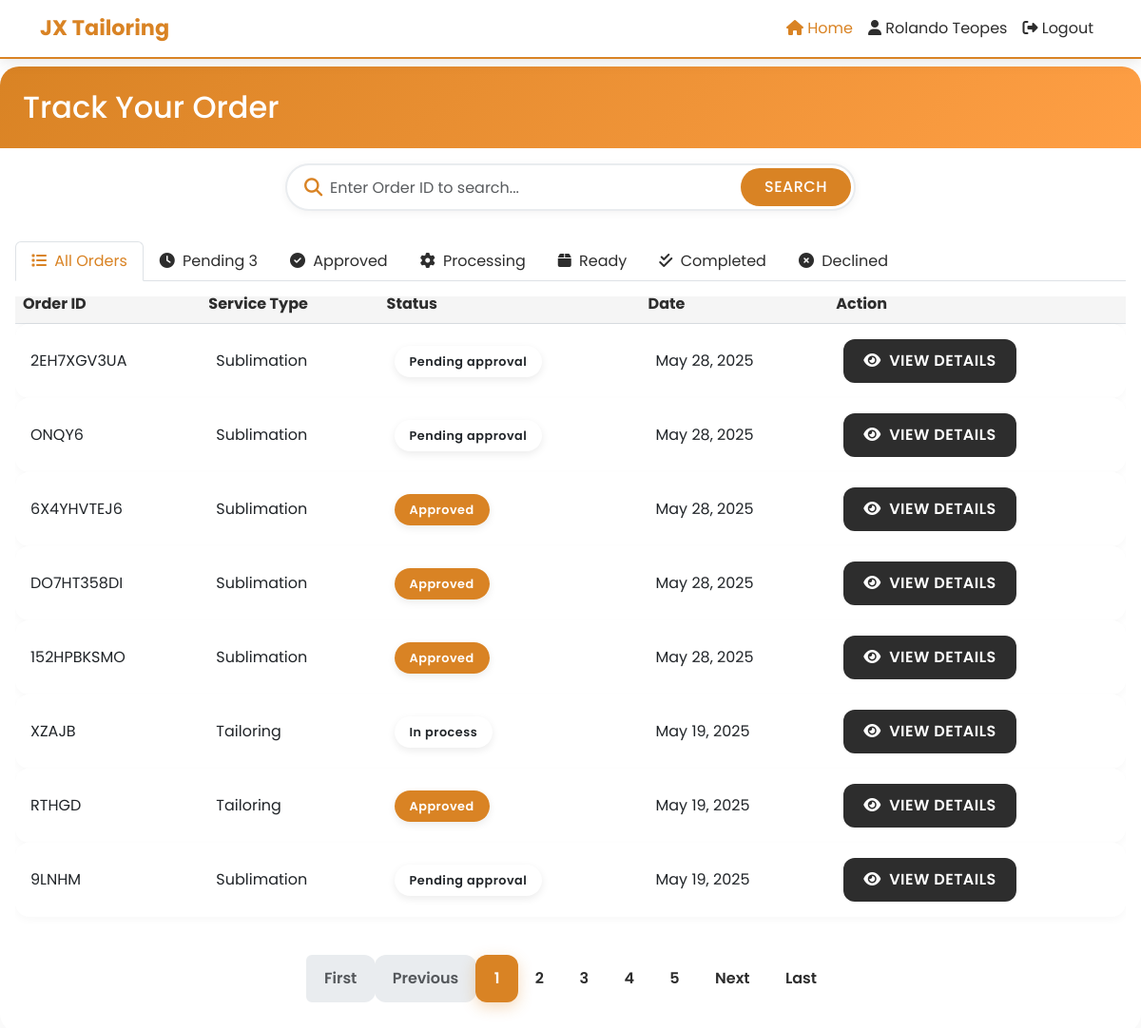
The app's page /customer/track_order.php (signed in), older data.
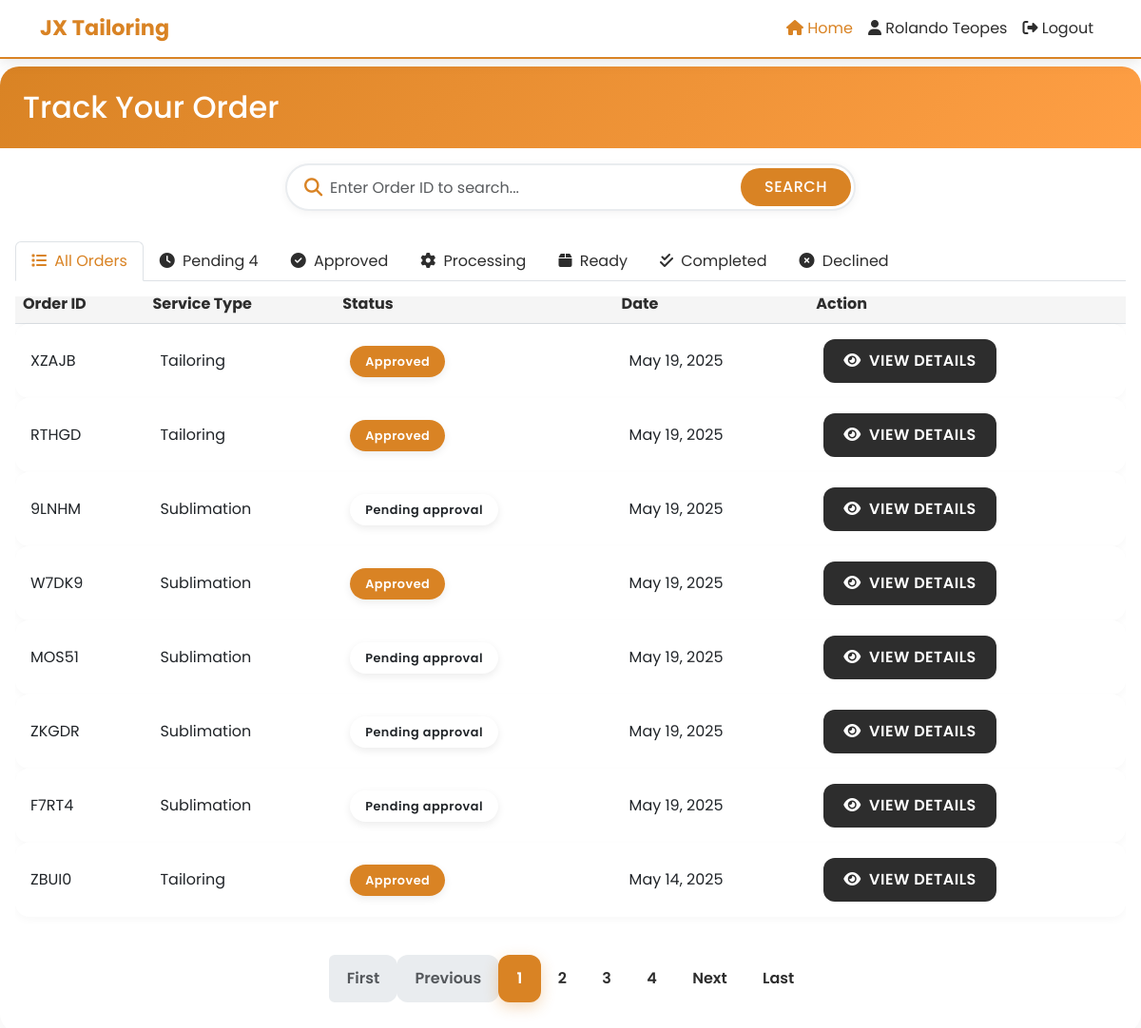
The same page, newer data.
### tables this page shows
CREATE TABLE `orders` (
  `order_id` varchar(10) NOT NULL,
  `customer_id` int(11) NOT NULL,
  `order_type` enum('tailoring','sublimation') NOT NULL,
  `total_amount` decimal(10,2) NOT NULL,
  `downpayment_amount` decimal(10,2) NOT NULL,
  `payment_method` enum('cash','gcash') NOT NULL,
  `payment_status` enum('pending','downpayment_paid','fully_paid') DEFAULT 'pending',
  `order_status` enum('pending_approval','declined','approved','forward_to_sublimator','in_process','printing_done','ready_for_pickup','completed') DEFAULT 'pending_approval',
  `staff_id` int(11) DEFAULT NULL,
  `manager_id` int(11) DEFAULT NULL,
  `notes` text DEFAULT NULL,
  `created_at` timestamp NOT NULL DEFAULT current_timestamp(),
  `updated_at` timestamp NOT NULL DEFAULT current_timestamp() ON UPDATE current_timestamp(),
  `screenshot_path` varchar(255) DEFAULT NULL,
  `status_history` text DEFAULT NULL
);

### customer/track_order.php (the view, shortened to what the changed rows need)
<?php
$customer_id = $_SESSION['customer_id'];
include '../db.php';
$search_query = "";
$where_clause = "o.customer_id = ?";
$records_per_page = 8;
$page = isset($_GET['page']) ? (int)$_GET['page'] : 1;
$offset = ($page - 1) * $records_per_page;
$query = "SELECT o.order_id, o.order_type, o.total_amount, o.downpayment_amount,
                 o.payment_method, o.payment_status, o.order_status, o.created_at, o.updated_at,
                 CASE
                    WHEN o.order_type = 'sublimation' THEN s.completion_date
                    WHEN o.order_type = 'tailoring' THEN t.completion_date
                    ELSE DATE_ADD(o.created_at, INTERVAL 7 DAY)
                 END AS completion_date,
                 o.notes,
                 s.template_id, s.custom_design, s.printing_type, s.size, s.color, s.instructions,
                 CASE
                    WHEN o.order_type = 'sublimation' THEN COUNT(sp.player_id)
                    ELSE 1
                 END AS quantity
          FROM orders o
          LEFT JOIN sublimation_orders s ON o.order_id = s.order_id AND o.order_type = 'sublimation'
          LEFT JOIN tailoring_orders t ON o.order_id = t.order_id AND o.order_type = 'tailoring'
          LEFT JOIN sublimation_players sp ON s.sublimation_id = sp.sublimation_id
          WHERE $where_clause
          GROUP BY o.order_id
          ORDER BY o.created_at DESC LIMIT ? OFFSET ?";
$stmt = mysqli_prepare($conn, $query);
mysqli_stmt_bind_param($stmt, "iii", $customer_id, $records_per_page, $offset);
mysqli_stmt_execute($stmt);
$result = mysqli_stmt_get_result($stmt);
$count_query = "SELECT COUNT(*) as total FROM orders o WHERE $where_clause";
$count_stmt = mysqli_prepare($conn, $count_query);
mysqli_stmt_bind_param($count_stmt, "i", $customer_id);
mysqli_stmt_execute($count_stmt);
$count_result = mysqli_stmt_get_result($count_stmt);
$total_records = mysqli_fetch_assoc($count_result)['total'];
$total_pages = ceil($total_records / $records_per_page);
function getPaginatedOrders($orders, $page = 1, $per_page = 8) {
    $total_records = count($orders);
    $total_pages = ceil($total_records / $per_page);
    $page = max(1, min($page, $total_pages));
    $offset = ($page - 1) * $per_page;
    return [
        'data' => array_slice($orders, $offset, $per_page),
        'total_pages' => $total_pages,
        'current_page' => $page
    ];
}
?>
<!DOCTYPE html>
<html lang="en">
<head>
    <link href="https://cdn.jsdelivr.net/npm/bootstrap@5.3.0-alpha1/dist/css/bootstrap.min.css" rel="stylesheet">
    <link rel="stylesheet" href="https://cdnjs.cloudflare.com/ajax/libs/font-awesome/6.4.0/css/all.min.css">
</head>
<body>
<div class="orders-container">
    <div class="card">
        <div class="card-header">
            <h2 class="mb-0">Track Your Order</h2>
        </div>
        <div class="card-body">
            <ul class="nav nav-tabs status-tabs mb-3" id="orderTabs" role="tablist">
                <li class="nav-item" role="presentation">
                    <button class="nav-link" id="pending-tab" data-bs-toggle="tab" data-bs-target="#pending" type="button" role="tab" aria-controls="pending" aria-selected="false">
                        <i class="fas fa-clock me-1"></i> <span class="tab-text">Pending</span>
                        <?php
                        $pending_count = 0;
                        mysqli_data_seek($result, 0);
                        while ($row = mysqli_fetch_assoc($result)) {
                            if ($row['order_status'] == 'pending_approval') $pending_count++;
                        }
                        if ($pending_count > 0): ?>
                        <span class="status-badge"><?= $pending_count ?></span>
                        <?php endif; ?>
                    </button>
                </li>
            </ul>
            <div class="tab-content" id="orderTabsContent">
                <div class="tab-pane fade show active" id="all" role="tabpanel" aria-labelledby="all-tab">
                    <?php
                    mysqli_data_seek($result, 0);
                    $has_orders = mysqli_num_rows($result) > 0;
                    if ($has_orders): ?>
                        <div class="table-responsive">
                            <table class="table table-hover">
                                <thead>
                                    <tr>
                                        <th>Order ID</th>
                                        <th>Service Type</th>
                                        <th>Status</th>
                                        <th>Date</th>
                                        <th>Action</th>
                                    </tr>
                                </thead>
                                <tbody>
                                    <?php while ($row = mysqli_fetch_assoc($result)) : ?>
                                        <tr>
                                            <td><?= htmlspecialchars($row['order_id']) ?></td>
                                            <td><?= htmlspecialchars(ucfirst($row['order_type'])) ?></td>
                                            <td>
                                                <span class="status-pill status-<?= str_replace('_', '-', $row['order_status']) ?>">
                                                    <?= htmlspecialchars(str_replace('_', ' ', ucwords($row['order_status']))) ?>
                                                </span>
                                            </td>
                                            <td><?= date('M j, Y', strtotime($row['created_at'])) ?></td>
                                            <td>
                                                <div class="d-flex gap-2">
                                                    <a href="view_order.php?id=<?= htmlspecialchars($row['order_id']) ?>" class="btn view-btn">
                                                        <i class="fas fa-eye me-1"></i> View Details
                                                    </a>
                                                </div>
                                            </td>
                                        </tr>
                                    <?php endwhile; ?>
                                </tbody>
                            </table>
                        </div>
                    <?php endif; ?>
                </div>
            </div>
            <div class="mt-4">
                <nav aria-label="Page navigation">
                    <ul class="pagination justify-content-center">
                        <?php for ($i = 1; $i <= $total_pages; $i++): ?>
                            <li class="page-item <?= $i == $page ? 'active' : '' ?>">
                                <a class="page-link" href="?page=<?= $i ?>&search=<?= urlencode($search_query) ?>"><?= $i ?></a>
                            </li>
                        <?php endfor; ?>
                    </ul>
                </nav>
            </div>
        </div>
    </div>
</div>
</body>
</html>

Row changes from the older to the newer data that the page shows:
removed orders: order_id "2EH7XGV3UA", order_type "Sublimation", order_status "Pending approval", created_at "May 28, 2025"
removed orders: order_id "ONQY6", order_type "Sublimation", order_status "Pending approval", created_at "May 28, 2025"
removed orders: order_id "6X4YHVTEJ6", order_type "Sublimation", order_status "Approved", created_at "May 28, 2025"
removed orders: order_id "DO7HT358DI", order_type "Sublimation", order_status "Approved", created_at "May 28, 2025"
removed orders: order_id "152HPBKSMO", order_type "Sublimation", order_status "Approved", created_at "May 28, 2025"
changed orders "XZAJB": order_status "In process" → "Approved"
now on this page (row unchanged): orders: order_id "W7DK9", order_type "Sublimation", order_status "Approved", created_at "May 19, 2025"
now on this page (row unchanged): orders: order_id "MOS51", order_type "Sublimation", order_status "Pending approval", created_at "May 19, 2025"
now on this page (row unchanged): orders: order_id "ZKGDR", order_type "Sublimation", order_status "Pending approval", created_at "May 19, 2025"
now on this page (row unchanged): orders: order_id "F7RT4", order_type "Sublimation", order_status "Pending approval", created_at "May 19, 2025"
now on this page (row unchanged): orders: order_id "ZBUI0", order_type "Tailoring", order_status "Approved", created_at "May 14, 2025"
Text that changed along with them:
$pending_count: "3" → "4"
list line gone: "5"
